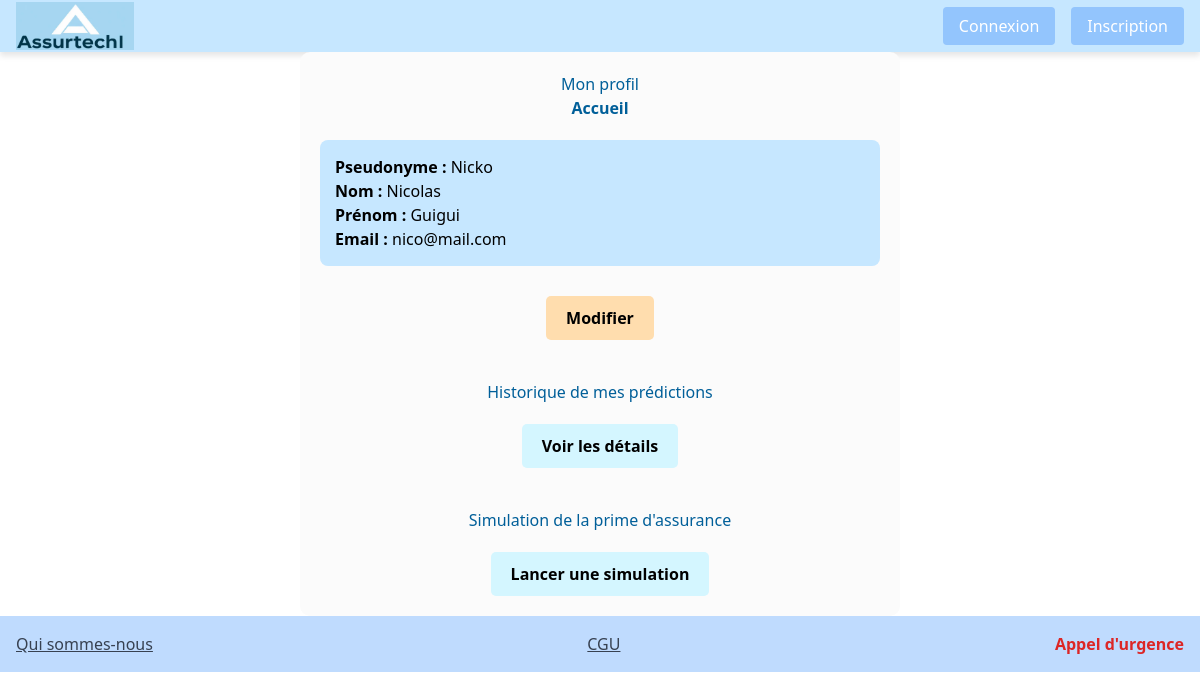
The app's page /authentication/profil/ (signed in) with its own data.
### authentication/models.py (models this page shows, shortened)
class User(AbstractUser):
    Admin = "admin"
    Customer = "customer"
    ROLE_CHOICES = (
        (Admin, "Admin"),
        (Customer, "Customer"),
    )
    email = models.EmailField(unique=True)
    role = models.CharField(
        max_length=30,
        choices=ROLE_CHOICES,
        verbose_name='Rôle',
        default=Customer
    )
    USERNAME_FIELD = 'email'
    REQUIRED_FIELDS = []
    objects = UserManager()

### authentication/views.py (the view)
# urls.py: path('profil/', ProfilView, name='profil'),
@login_required
def ProfilView(request):
    user = request.user
    return render(request, 'authentication/profil.html', {'user': user})

### authentication/templates/authentication/profil.html (shortened to what this page needs)
{% extends 'base.html' %}
{% block content %}
<div style="background-color: #FBFBFB; padding: 20px; border-radius: 10px; max-width: 600px; margin: auto;">
    <h1 style="color: #005F99; text-align: center;">Mon profil</h1>
    <div style="text-align: center; margin-bottom: 20px;">
        <a href="{% url 'home' %}" style="color: #005F99; text-decoration: none; font-weight: bold;">Accueil</a>
    </div>
    <ul style="list-style: none; padding: 0; text-align: left; background: #C6E7FF; padding: 15px; border-radius: 8px;">
        <li><strong>Pseudonyme :</strong> {{ user.username }}</li>
        <li><strong>Nom :</strong> {{ user.first_name }}</li>
        <li><strong>Prénom :</strong> {{ user.last_name }}</li>
        <li><strong>Email :</strong> {{ user.email }}</li>
    </ul>
    <div style="text-align: center; margin-top: 20px;">
        <a href="{% url 'edit_profil' %}" style="display: inline-block; background: #FFDDAE; color: black; padding: 10px 20px; border-radius: 5px; text-decoration: none; font-weight: bold; margin-top: 10px;">Modifier</a>
    </div>
    <h2 style="color: #005F99; margin-top: 40px; text-align: center;">Historique de mes prédictions</h2>
    <div style="text-align: center; margin-top: 10px;">
        <a href="{% url 'historical' %}" style="display: inline-block; background: #D4F6FF; color: black; padding: 10px 20px; border-radius: 5px; text-decoration: none; font-weight: bold; margin-top: 10px;">Voir les détails</a>
    </div>
    <h2 style="color: #005F99; margin-top: 40px; text-align: center;">Simulation de la prime d'assurance</h2>
    <div style="text-align: center; margin-top: 10px;">
        <a href="{% url 'prediction' %}" style="display: inline-block; background: #D4F6FF; color: black; padding: 10px 20px; border-radius: 5px; text-decoration: none; font-weight: bold; margin-top: 10px;">Lancer une simulation</a>
    </div>
</div>
{% endblock content %}

### static/css/styles.css (style rules this page uses)
* { box-sizing: border-box; margin: 0; padding: 0; }
body { background-size: cover; background-repeat: no-repeat; background-position: center; position: relative; }
body::after { content: ""; position: absolute; top: 0; left: 0; width: 100%; height: 100%; background: rgba(255, 255, 255, 0.35); pointer-events: none; z-index: -1; }

### records on screen
User: username "Nicko", first_name "Nicolas", last_name "Guigui", email "nico@mail.com"
